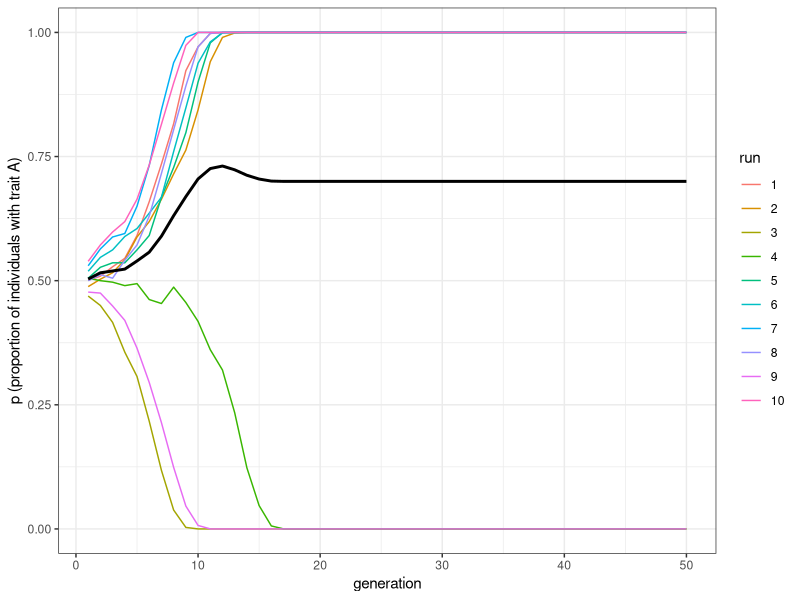
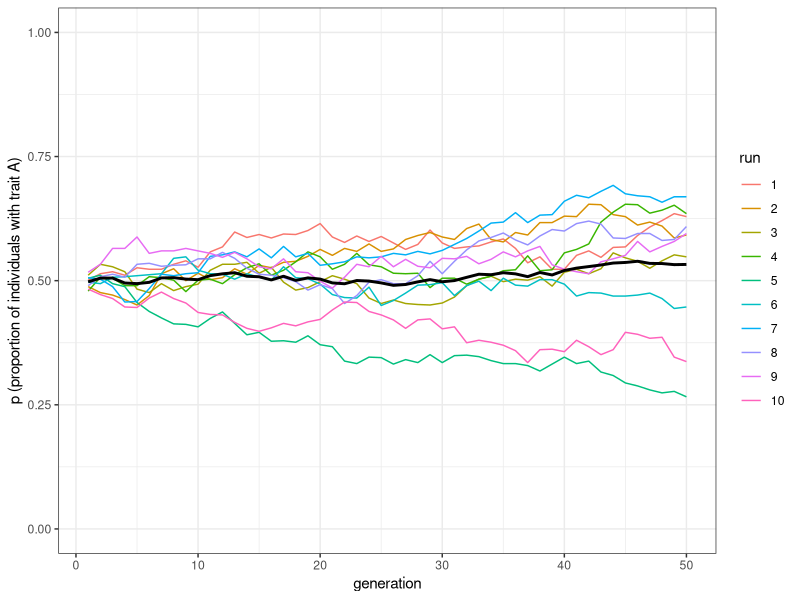
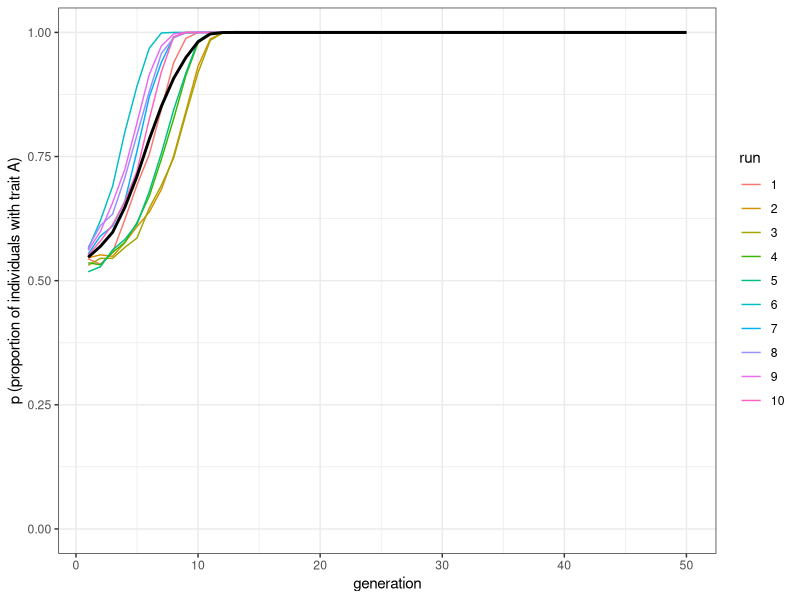
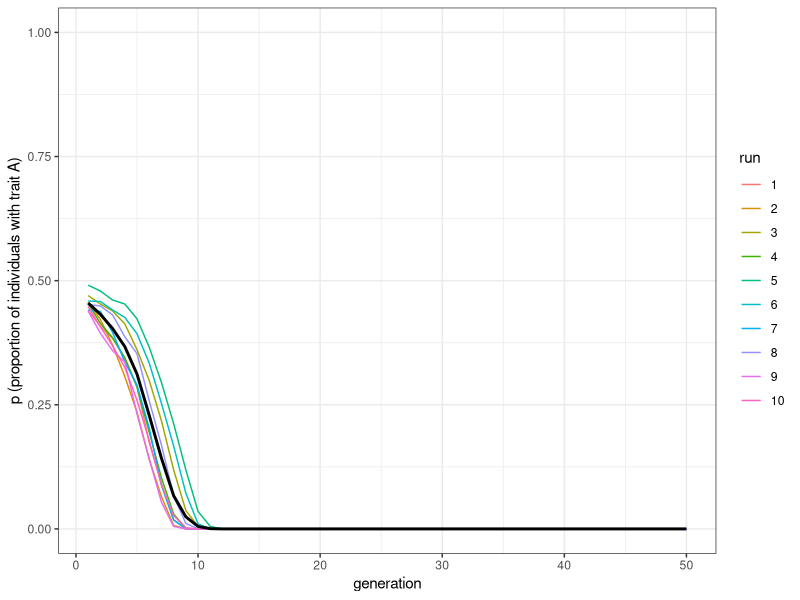
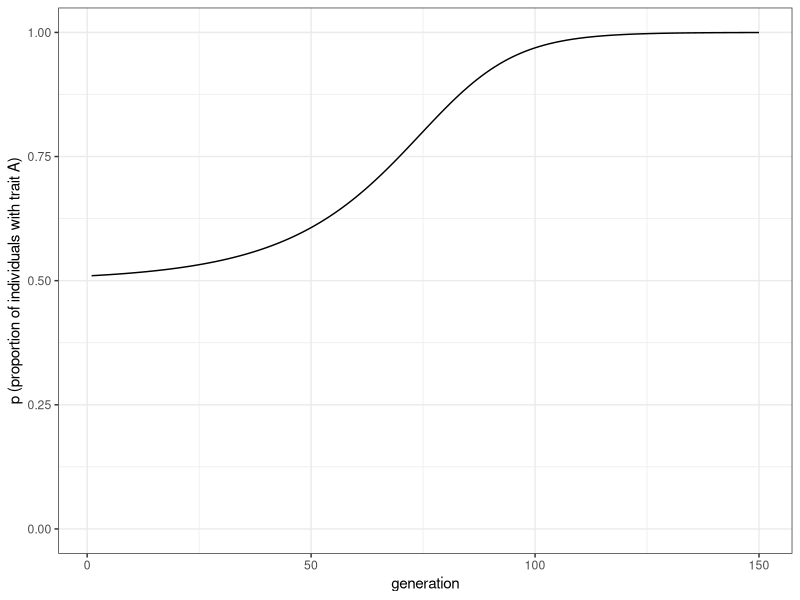
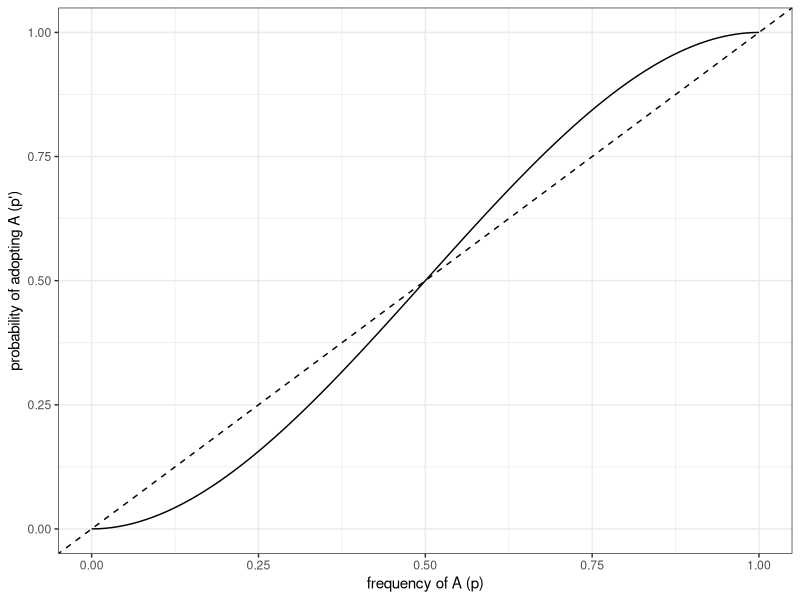

Write R code to recreate these figures, in order.
## ---- chunk 1
library(tidyverse)
set.seed(111)

N <- 100
p_0 <- 0.5
D <- 1

population <- tibble(trait = sample(c("A", "B"), N, replace = TRUE, prob = c(p_0, 1 - p_0))) # create first generation
## ---- chunk 2
# create dataframe with a set of 3 randomly-picked demonstrators for each agent
demonstrators <- tibble(dem1 = sample(population$trait, N, replace = TRUE), dem2 = sample(population$trait, N, replace = TRUE), dem3 = sample(population$trait, N, replace = TRUE))

demonstrators
## ---- chunk 3
# get the number of As in each 3-dem combo
num_As <- rowSums(demonstrators == "A")

population$trait[num_As == 3] <- "A"  # for dem combos with all As, set to A
population$trait[num_As == 0] <- "B"  # for dem combos with no As, set to B

prob_majority <- sample(c(TRUE, FALSE), prob = c((2/3 + D/3), 1 - (2/3 + D/3)), N, replace = TRUE)
prob_minority <- sample(c(TRUE, FALSE), prob = c((1/3 - D/3), 1 - (1/3 - D/3)), N, replace = TRUE)

# when A is a majority, 2/3
if (nrow(population[prob_majority & num_As == 2, ]) > 0) {
  population[prob_majority & num_As == 2, ] <- "A"
}
if (nrow(population[prob_majority == FALSE & num_As == 2, ]) > 0) {
  population[prob_majority == FALSE & num_As == 2, ] <- "B"
}  
# when A is a minority, 1/3
if (nrow(population[prob_minority & num_As == 1, ]) > 0) {
  population[prob_minority & num_As == 1, ] <- "A"
}
if (nrow(population[prob_minority == FALSE & num_As == 1, ]) > 0) {
  population[prob_minority == FALSE & num_As == 1, ] <- "B"
}  

## ---- chunk 4
# for testing only, add the new traits to the demonstrator dataframe and show it
demonstrators <- add_column(demonstrators, new_trait = population$trait)

demonstrators
## ---- chunk 5

N <- 100
p_0 <- 0.5
D <- 0.1

population <- tibble(trait = sample(c("A", "B"), N, replace = TRUE, prob = c(p_0, 1 - p_0))) # create first generation

# create dataframe with a set of 3 randomly-picked demonstrators for each agent
demonstrators <- tibble(dem1 = sample(population$trait, N, replace = TRUE), dem2 = sample(population$trait, N, replace = TRUE), dem3 = sample(population$trait, N, replace = TRUE))

# get the number of As in each 3-dem combo
num_As <- rowSums(demonstrators == "A")

population$trait[num_As == 3] <- "A"  # for dem combos with all As, set to A
population$trait[num_As == 0] <- "B"  # for dem combos with no As, set to B

prob_majority <- sample(c(TRUE, FALSE), prob = c((2/3 + D/3), 1 - (2/3 + D/3)), N, replace = TRUE)
prob_minority <- sample(c(TRUE, FALSE), prob = c((1/3 - D/3), 1 - (1/3 - D/3)), N, replace = TRUE)

# when A is a majority, 2/3
if (nrow(population[prob_majority & num_As == 2, ]) > 0) {
  population[prob_majority & num_As == 2, ] <- "A"
}
if (nrow(population[prob_majority == FALSE & num_As == 2, ]) > 0) {
  population[prob_majority == FALSE & num_As == 2, ] <- "B"
}  
# when A is a minority, 1/3
if (nrow(population[prob_minority & num_As == 1, ]) > 0) {
  population[prob_minority & num_As == 1, ] <- "A"
}
if (nrow(population[prob_minority == FALSE & num_As == 1, ]) > 0) {
  population[prob_minority == FALSE & num_As == 1, ] <- "B"
}  

# for testing only, add the new traits to the demonstrator dataframe and show it
demonstrators <- add_column(demonstrators, new_trait = population$trait)

demonstrators
## ---- chunk 6

conformist_transmission <- function (N, p_0, D, t_max, r_max) {
  
  output <- tibble(generation = rep(1:t_max, r_max), p = rep(NA, t_max * r_max), run = as.factor(rep(1:r_max, each = t_max)))
  
  for (r in 1:r_max) {
    
    population <- tibble(trait = sample(c("A", "B"), N, replace = TRUE, prob = c(p_0, 1 - p_0)))
    # create first generation
    
    output[output$generation == 1 & output$run == r, ]$p <- sum(population$trait == "A") / N # add first generation's p for run r
    
    for (t in 2:t_max) {
      
      # create dataframe with a set of 3 randomly-picked demonstrators for each agent
      demonstrators <- tibble(dem1 = sample(population$trait, N, replace = TRUE), dem2 = sample(population$trait, N, replace = TRUE), dem3 = sample(population$trait, N, replace = TRUE))
      
      # get the number of As in each 3-dem combo
      num_As <- rowSums(demonstrators == "A")
      
      population$trait[num_As == 3] <- "A"  # for dem combos with all As, set to A
      population$trait[num_As == 0] <- "B"  # for dem combos with no As, set to B
      
      prob_majority <- sample(c(TRUE, FALSE), prob = c((2/3 + D/3), 1 - (2/3 + D/3)), N, replace = TRUE)
      prob_minority <- sample(c(TRUE, FALSE), prob = c((1/3 - D/3), 1 - (1/3 - D/3)), N, replace = TRUE)
      
      # when A is a majority, 2/3
      if (nrow(population[prob_majority & num_As == 2, ]) > 0) {
        population[prob_majority & num_As == 2, ] <- "A"
      }
      if (nrow(population[prob_majority == FALSE & num_As == 2, ]) > 0) {
        population[prob_majority == FALSE & num_As == 2, ] <- "B"
      }  
      # when A is a minority, 1/3
      if (nrow(population[prob_minority & num_As == 1, ]) > 0) {
        population[prob_minority & num_As == 1, ] <- "A"
      }
      if (nrow(population[prob_minority == FALSE & num_As == 1, ]) > 0) {
        population[prob_minority == FALSE & num_As == 1, ] <- "B"
      }  
      output[output$generation == t & output$run == r, ]$p <- sum(population$trait == "A") / N # get p and put it into output slot for this generation t and run r
    }
  }
  output  # export data from function
}

## ---- chunk 7
plot_multiple_runs <- function(data_model) {
  ggplot(data = data_model, aes(y = p, x = generation)) +
    geom_line(aes(colour = run)) +
    stat_summary(fun.y = mean, geom = "line", size = 1) +
    ylim(c(0, 1)) +
    theme_bw() +
    labs(y = "p (proportion of individuals with trait A)")
}
## ---- chunk 8
data_model <- conformist_transmission(N = 1000, p_0 = 0.5, D = 1, t_max = 50, r_max = 10)
plot_multiple_runs(data_model)
## ---- chunk 9
data_model <- conformist_transmission(N = 1000, p_0 = 0.5, D = 0, t_max = 50, r_max = 10)
plot_multiple_runs(data_model)
## ---- chunk 10
data_model <- conformist_transmission(N = 1000, p_0 = 0.55, D = 1, t_max = 50, r_max = 10)
plot_multiple_runs(data_model)

## ---- chunk 11
data_model <- conformist_transmission(N = 1000, p_0 = 0.45, D = 1, t_max = 50, r_max = 10)
plot_multiple_runs(data_model)
## ---- chunk 12
t_max <- 150
p_0 <- 0.51 
D <- 0.1

pop_analytical <- tibble(p = rep(NA, t_max), generation = 1:t_max)
pop_analytical$p[1] <- p_0
  
for (i in 2:t_max) {
  pop_analytical$p[i] <-pop_analytical$p[i - 1] + D * pop_analytical$p[i - 1] * (1 - pop_analytical$p[i - 1]) * (2 * pop_analytical$p[i - 1] - 1)
}

ggplot(data = pop_analytical, aes(y = p, x = generation)) +
  geom_line() +
  ylim(c(0, 1)) +
  theme_bw() +
  labs(y = "p (proportion of individuals with trait A)")

## ---- chunk 13
D <- 1
conformity_p_adopt <- tibble( p = seq(from = 0, to = 1, length.out = 101), p_next = p + D * p * (1 - p) * (2 * p - 1))

ggplot(data = conformity_p_adopt, aes(y = p_next, x = p)) +
  geom_line() +
  geom_abline(slope = 1, intercept = 0, linetype = "dashed") +
  ylim(c(0, 1)) +
  theme_bw() +
  labs(x = "frequency of A (p)", y = "probability of adopting A (p')")
